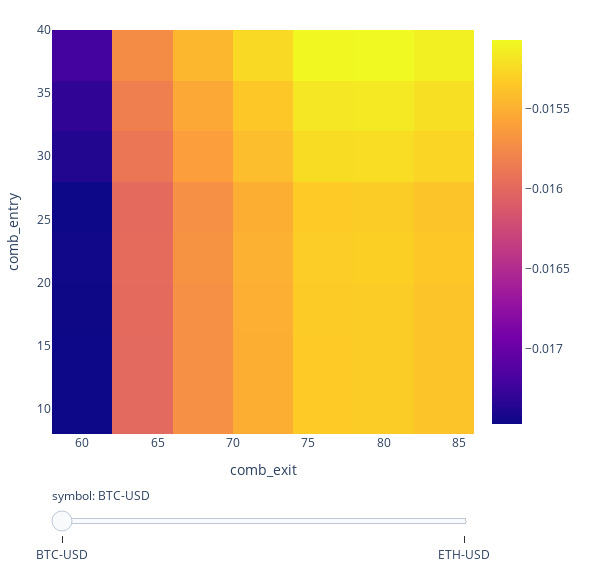

The code cell stored with this chart in its notebook:
### Code cell
fig = returns.vbt.heatmap(
        x_level = 'comb_exit',
        y_level = 'comb_entry',
        slider_level = 'symbol',
        )
fig.show()

### Figure 1 — Plotly figure (JSON) as saved in the notebook; plotly's stock layout.template omitted (floating-point values rounded to 4 significant figures)
{"data": [{"colorscale": [[0, "#0d0887"], [0.1111, "#46039f"], [0.2222, "#7201a8"], [0.3333, "#9c179e"], [0.4444, "#bd3786"], [0.5556, "#d8576b"], [0.6667, "#ed7953"], [0.7778, "#fb9f3a"], [0.8889, "#fdca26"], [1, "#f0f921"]], "hoverongaps": false, "hovertemplate": "comb_exit: %{x}<br>comb_entry: %{y}<br>value: %{z}<extra></extra>", "name": "BTC-USD", "type": "heatmap", "uid": "dabdfd82-f87f-4fe4-9e2a-7f35be01ce0b", "visible": true, "x": [60, 64, 68, 72, 76, 80, 84], "y": [10, 14, 18, 22, 26, 30, 34, 38], "z": [[-0.01747, -0.01599, -0.01571, -0.01551, -0.01534, -0.01533, -0.01538], [-0.01747, -0.01599, -0.01571, -0.01551, -0.01534, -0.01533, -0.01538], [-0.01747, -0.01599, -0.01571, -0.01551, -0.01534, -0.01533, -0.01538], [-0.01745, -0.01597, -0.01569, -0.01549, -0.01532, -0.01531, -0.01536], [-0.01747, -0.01599, -0.01571, -0.01551, -0.01534, -0.01533, -0.01538], [-0.01737, -0.01589, -0.01561, -0.01541, -0.01524, -0.01523, -0.01528], [-0.01731, -0.01583, -0.01555, -0.01535, -0.01518, -0.01517, -0.01522], [-0.01721, -0.01574, -0.01546, -0.01526, -0.01508, -0.01507, -0.01512]]}, {"colorscale": [[0, "#0d0887"], [0.1111, "#46039f"], [0.2222, "#7201a8"], [0.3333, "#9c179e"], [0.4444, "#bd3786"], [0.5556, "#d8576b"], [0.6667, "#ed7953"], [0.7778, "#fb9f3a"], [0.8889, "#fdca26"], [1, "#f0f921"]], "hoverongaps": false, "hovertemplate": "comb_exit: %{x}<br>comb_entry: %{y}<br>value: %{z}<extra></extra>", "name": "ETH-USD", "type": "heatmap", "uid": "22528274-f41b-4924-b641-d1c122db97fd", "visible": false, "x": [60, 64, 68, 72, 76, 80, 84], "y": [10, 14, 18, 22, 26, 30, 34, 38], "z": [[-0.04104, -0.04056, -0.03912, -0.03908, -0.03922, -0.03963, -0.0396], [-0.04103, -0.04056, -0.03912, -0.03908, -0.03922, -0.03963, -0.0396], [-0.04103, -0.04056, -0.03912, -0.03908, -0.03922, -0.03962, -0.0396], [-0.04104, -0.04056, -0.03912, -0.03909, -0.03922, -0.03963, -0.0396], [-0.04103, -0.04055, -0.03911, -0.03908, -0.03921, -0.03962, -0.03959], [-0.04105, -0.04057, -0.03913, -0.0391, -0.03923, -0.03964, -0.03961], [-0.04125, -0.04078, -0.03934, -0.0393, -0.03944, -0.03984, -0.03982], [-0.04127, -0.0408, -0.03936, -0.03932, -0.03946, -0.03987, -0.03984]]}], "layout": {"height": 572, "legend": {"orientation": "h", "traceorder": "normal", "x": 1, "xanchor": "right", "y": 1.02, "yanchor": "bottom"}, "margin": {"b": 30, "l": 30, "r": 30, "t": 30}, "sliders": [{"active": 0, "currentvalue": {"prefix": "symbol: "}, "pad": {"t": 50}, "steps": [{"args": [{"visible": [true, false]}, {}], "label": "BTC-USD", "method": "update"}, {"args": [{"visible": [false, true]}, {}], "label": "ETH-USD", "method": "update"}]}], "width": 589, "xaxis": {"title": {"text": "comb_exit"}}, "yaxis": {"title": {"text": "comb_entry"}}}}
